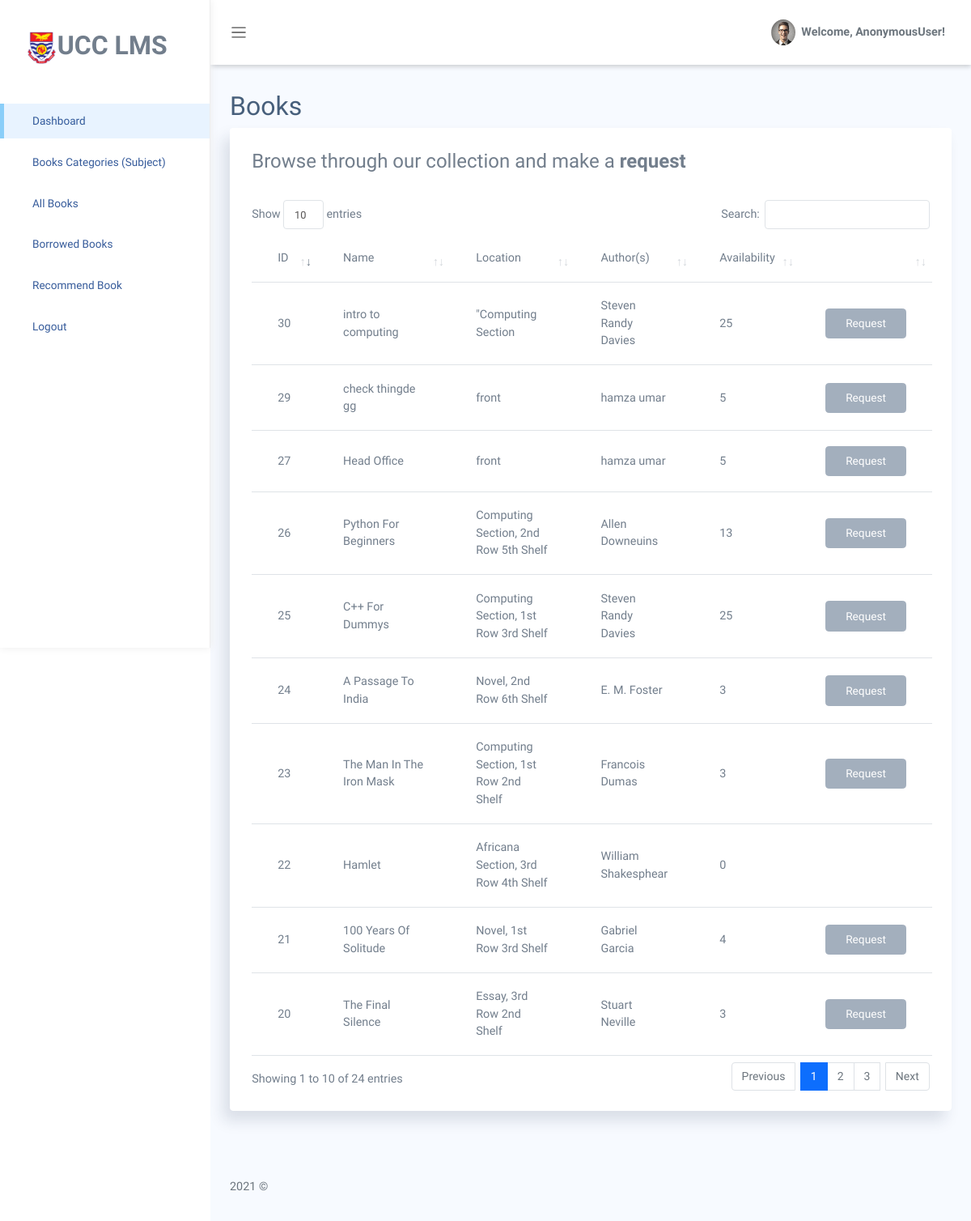
The app's page /student-view-books/ with its own data.
### ucclms/models.py (models this page shows, shortened)
class Book(models.Model):
    title = models.CharField(max_length = 255, blank=False, null=False)
    publisher = models.CharField(max_length = 255, blank=True, null=True)
    availability = models.IntegerField(default=0, blank=True, null=True)
    year = models.CharField(max_length = 4, blank=True, null=True)
    author = models.CharField(max_length = 255, blank=True, null=True)
    location = models.CharField(max_length = 255, blank=True, null=True)
    subject = models.ForeignKey(Subject, on_delete=models.SET_NULL, null=True, blank=True, related_name='booksubject')
    is_stolen = models.BooleanField(default=False)
    no_stolen = models.IntegerField(null=True, blank=True, default=0)

### ucclms/views.py (the view)
# urls.py: path('student-view-books/', views.studentViewBooks, name='student-view-books'),
def studentViewBooks(request):
    print(request.user.groups)
    books = Book.objects.all()
    if request.method == 'POST':
        book=request.post
    context = {'dash_title':'Books','books': books}
    return render(request, 'ucclms/student-view-books.html', context)

### ucclms/templates/ucclms/student-view-books.html (shortened to what this page needs)
{% extends 'stubase.html' %}
{% block content %}
<section class="section">
    <div class="card">
        <div class="card-header">
            <legend>Browse through our collection and make a <strong>request</strong></legend>
        </div>
        <div class="card-body">
            <table class='table' id="table_id">
                <thead>
                    <tr>
                        <td>ID</td>
                        <td>Name</td>
                        <td>Location</td>
                        <td>Author(s)</td>
                        <td>Availability</td>
                        <td></td>
                    </tr>
                </thead>
                <tbody>
                    {% for book in books %}
                    <tr>
                        <td>{{book.id}}</td>
                        <td>{{book.title}}</td>
                        <td>{{book.location}}</td>
                        <td>{{book.author}}</td>
                        <td>{{book.availability}}</td>
                        <td class="request-list-item">
                            {% if book.availability > 0 %}
                            <a href="{% url 'borrow-book' book.id %}" id="{{book.id}} request-btn"
                                class="{{book.id}} btn request-btn btn-light">Request</a>
                            {% endif %}
                        </td>
                    </tr>
                    {% endfor %}
                </tbody>
            </table>
        </div>
    </div>
</section>
{% endblock %}

### staticfiles/css/main.css (style rules this page uses)
* { margin: 0; padding: 0; box-sizing: border-box; }
body { background-color: rgb(241, 241, 241); }
a { text-decoration: none; }

### staticfiles/css/app.css (style rules this page uses)
* { font-family: "Raleway"; }
a { text-decoration: none; outline: 0; }
.btn.btn-light { color: #fff; }
.card { box-shadow: -8px 12px 18px 0 rgba(25, 42, 70, 0.13); margin-bottom: 2.2rem; }
.card .card-header { border: none; }
.card .card-header ~ .card-body { padding-top: 0; }
.card .card-body { padding: 1.4rem 1.7rem; }
.table td, .dataTable-table td, .table thead th, .dataTable-table thead th { vertical-align: middle; }

### records on screen
Book: id "20", title "The Final Silence", location "Essay, 3rd Row 2nd Shelf", author "Stuart Neville", availability "3"
Book: id "21", title "100 Years Of Solitude", location "Novel, 1st Row 3rd Shelf", author "Gabriel Garcia", availability "4"
Book: id "22", title "Hamlet", location "Africana Section, 3rd Row 4th Shelf", author "William Shakesphear", availability "0"
Book: id "23", title "The Man In The Iron Mask", location "Computing Section, 1st Row 2nd Shelf", author "Francois Dumas", availability "3"
Book: id "24", title "A Passage To India", location "Novel, 2nd Row 6th Shelf", author "E. M. Foster", availability "3"
Book: id "25", title "C++ For Dummys", location "Computing Section, 1st Row 3rd Shelf", author "Steven Randy Davies", availability "25"
Book: id "26", title "Python For Beginners", location "Computing Section, 2nd Row 5th Shelf", author "Allen Downeuins", availability "13"
Book: id "27", title "Head Office", location "front", author "hamza umar", availability "5"
Book: id "29", title "check thingde gg", location "front", author "hamza umar", availability "5"
Book: id "30", title "intro to computing", location "\"Computing Section", author "Steven Randy Davies", availability "25"

### other values on screen
{{ request.user }} "AnonymousUser"
{{ dash_title }} "Books"
